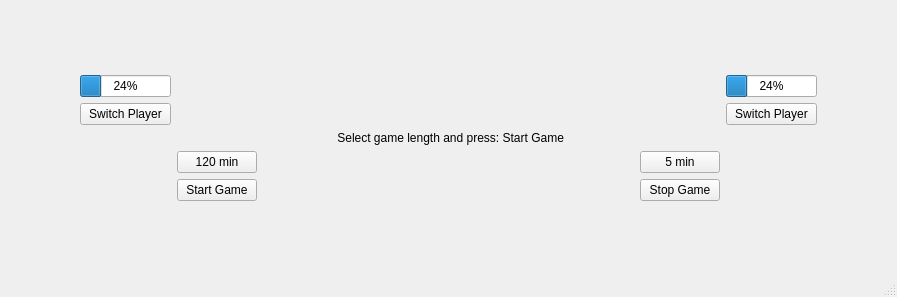
<?xml version="1.0" encoding="UTF-8"?>
<ui version="4.0">
 <class>MainWindow</class>
 <widget class="QMainWindow" name="MainWindow">
  <property name="geometry">
   <rect>
    <x>0</x>
    <y>0</y>
    <width>897</width>
    <height>297</height>
   </rect>
  </property>
  <property name="windowTitle">
   <string>MainWindow</string>
  </property>
  <widget class="QWidget" name="centralwidget">
   <layout class="QHBoxLayout" name="horizontalLayout">
    <item>
     <layout class="QGridLayout" name="gridLayout">
      <item row="1" column="1">
       <widget class="QProgressBar" name="p1Bar">
        <property name="sizePolicy">
         <sizepolicy hsizetype="Minimum" vsizetype="Fixed">
          <horstretch>0</horstretch>
          <verstretch>0</verstretch>
         </sizepolicy>
        </property>
        <property name="value">
         <number>24</number>
        </property>
       </widget>
      </item>
      <item row="2" column="7">
       <widget class="QPushButton" name="p2Switch">
        <property name="text">
         <string>Switch Player</string>
        </property>
       </widget>
      </item>
      <item row="0" column="1">
       <spacer name="verticalSpacer_2">
        <property name="orientation">
         <enum>Qt::Orientation::Vertical</enum>
        </property>
        <property name="sizeHint" stdset="0">
         <size>
          <width>20</width>
          <height>40</height>
         </size>
        </property>
       </spacer>
      </item>
      <item row="6" column="8">
       <spacer name="horizontalSpacer_4">
        <property name="orientation">
         <enum>Qt::Orientation::Horizontal</enum>
        </property>
        <property name="sizeType">
         <enum>QSizePolicy::Policy::Expanding</enum>
        </property>
        <property name="sizeHint" stdset="0">
         <size>
          <width>40</width>
          <height>20</height>
         </size>
        </property>
       </spacer>
      </item>
      <item row="5" column="2">
       <widget class="QPushButton" name="startButton">
        <property name="text">
         <string>Start Game</string>
        </property>
       </widget>
      </item>
      <item row="4" column="3">
       <spacer name="horizontalSpacer_2">
        <property name="orientation">
         <enum>Qt::Orientation::Horizontal</enum>
        </property>
        <property name="sizeHint" stdset="0">
         <size>
          <width>40</width>
          <height>20</height>
         </size>
        </property>
       </spacer>
      </item>
      <item row="3" column="4">
       <widget class="QLabel" name="label">
        <property name="text">
         <string> Select game length and press: Start Game</string>
        </property>
       </widget>
      </item>
      <item row="1" column="7">
       <widget class="QProgressBar" name="p2Bar">
        <property name="sizePolicy">
         <sizepolicy hsizetype="Minimum" vsizetype="Fixed">
          <horstretch>0</horstretch>
          <verstretch>0</verstretch>
         </sizepolicy>
        </property>
        <property name="value">
         <number>24</number>
        </property>
       </widget>
      </item>
      <item row="4" column="2">
       <widget class="QPushButton" name="shortGame">
        <property name="text">
         <string>120 min</string>
        </property>
       </widget>
      </item>
      <item row="4" column="5">
       <spacer name="horizontalSpacer">
        <property name="orientation">
         <enum>Qt::Orientation::Horizontal</enum>
        </property>
        <property name="sizeHint" stdset="0">
         <size>
          <width>40</width>
          <height>20</height>
         </size>
        </property>
       </spacer>
      </item>
      <item row="5" column="6">
       <widget class="QPushButton" name="stopButton">
        <property name="text">
         <string>Stop Game</string>
        </property>
       </widget>
      </item>
      <item row="4" column="6">
       <widget class="QPushButton" name="longGame">
        <property name="text">
         <string>5 min</string>
        </property>
       </widget>
      </item>
      <item row="6" column="2">
       <spacer name="verticalSpacer">
        <property name="orientation">
         <enum>Qt::Orientation::Vertical</enum>
        </property>
        <property name="sizeType">
         <enum>QSizePolicy::Policy::Expanding</enum>
        </property>
        <property name="sizeHint" stdset="0">
         <size>
          <width>20</width>
          <height>40</height>
         </size>
        </property>
       </spacer>
      </item>
      <item row="2" column="1">
       <widget class="QPushButton" name="p1Switch">
        <property name="text">
         <string>Switch Player</string>
        </property>
       </widget>
      </item>
      <item row="2" column="0">
       <spacer name="horizontalSpacer_3">
        <property name="orientation">
         <enum>Qt::Orientation::Horizontal</enum>
        </property>
        <property name="sizeHint" stdset="0">
         <size>
          <width>40</width>
          <height>20</height>
         </size>
        </property>
       </spacer>
      </item>
     </layout>
    </item>
   </layout>
  </widget>
  <widget class="QMenuBar" name="menubar">
   <property name="geometry">
    <rect>
     <x>0</x>
     <y>0</y>
     <width>897</width>
     <height>22</height>
    </rect>
   </property>
  </widget>
  <widget class="QStatusBar" name="statusbar"/>
 </widget>
 <resources/>
 <connections/>
</ui>
